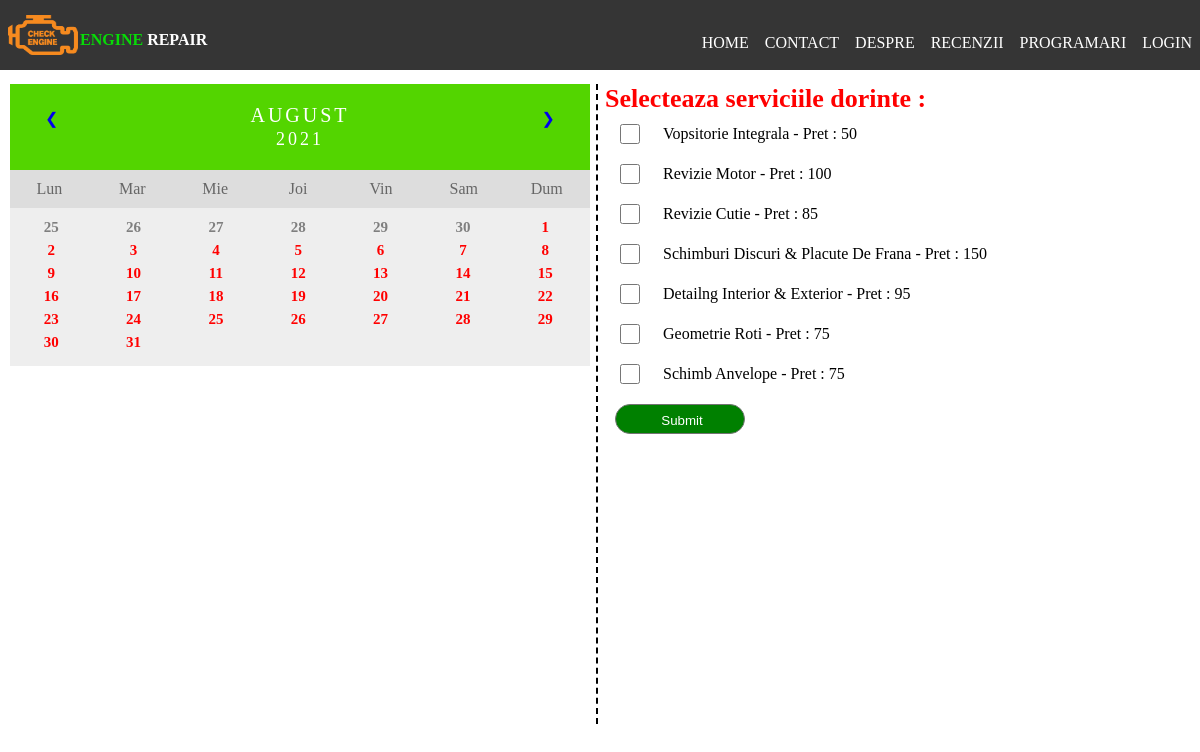
Screenshot of /pages/programari.php with the database file from the repository.
### tables this page shows
CREATE TABLE IF NOT EXISTS `db_servicii` (
  `ID` int(10) NOT NULL AUTO_INCREMENT,
  `SERVICIU` varchar(50) NOT NULL,
  `PRET` int(10) NOT NULL,
  PRIMARY KEY (`ID`)
);

### include/getZileOcupateProgramari.php (called while the page is built)
<?php
 $sql = "SELECT * FROM db_programari";
 $result = mysqli_query($db,$sql);
 if (mysqli_num_rows($result) > 0) {
    $contorZileOcupate=0;
    $vectorZileOcupate=array();
    while($row = mysqli_fetch_assoc($result))
    {
      $vectorZileOcupate[$contorZileOcupate]=$row['DATA'];
      $contorZileOcupate++;
    }
} else {
}
function verifData($dataCurenta,$vectorZileOcupate,$lenVector) {
    for($i=0;$i<$lenVector;$i++)
    {
        if($dataCurenta==$vectorZileOcupate[$i])
         return true;
    }
    return false;
}
 ?>

### include/getServicii.php (the view, shortened to what this page needs)
<?php
 $sql = "SELECT * FROM db_servicii";
 $result = mysqli_query($db,$sql);
 if (mysqli_num_rows($result) > 0) {
    while($row = mysqli_fetch_assoc($result))
    {
      echo "<p>".$row['SERVICIU']." - Pret : ".$row['PRET']."</p><input type='checkbox' name='services[]' class='serviciiProgramri' value='".$row["ID"]."'><br>";
    }
} else {
    echo "Momentan nu sunt servicii disponinile";
}
 ?>

### pages/programari.php (shortened to what this page needs)
<?php
   include('../include/session.php');
?>
<!DOCTYPE html>
<html>
<head>
  <link rel="stylesheet" type="text/css" href="../css/style.css">
  <link rel="stylesheet" type="text/css" href="../css/programari.css">
</head>
<body>
  <div id="wrap-header-programari">
    <div id="logo">
      <div id="logo1">
        <img id="icon" src="../images/ENGINE_REPAIRpng.png" alt="imagine" />
        <p id="text"> <span id='styleTitle'>ENGINE</span> REPAIR</p>
      </div>
      <div id="meniu">
        <ul id="meniul">
          <li class="menu"><a href="../index.php">HOME </a></li>
          <li class="menu"><a href="index.html">CONTACT </a></li>
          <li class="menu"><a href="index.html">DESPRE </a></li>
          <li class="menu"><a href="recenzii.php">RECENZII</a></li>
          <li class="menu"><a href="programari.php">PROGRAMARI </a></li>
          <?php
              if(isset($_SESSION['login_user'])){
                echo  '<li class="menu" id="btnLogOut"><a href="../include/logout.php">LOGOUT</a></li>';
                echo  '<li class="menu" id="usernameSession"><a>'.$login_session.'</a></li>';
              }else{
                echo '<li class="menu" onclick="enterCreditentials()" id="btnLogin"><a>LOGIN</a></li>';
              }
            ?>
        </ul>
      </div>
    </div>
    <div id="programari">
      <div id="leftProgramari">
              <?php include "../include/calendar.php"; ?>
      </div>
      <div id="rightProgramari">
         <b>Selecteaza serviciile dorinte : </b>
         <form action="../include/salveazaProgramare.php" method="post" id="selectServicesForm" onSubmit="return checkform()" >
           <?php include "../include/getServicii.php"; ?>
           <input type="submit" id="submitProgramari" value="Submit">
         </form>
      </div>
      <div id="resultProgramari">
      </div>
    </div>
  </div>
</body>
</html>

### include/calendar.php (shortened to what this page needs)
<?php
  include "getZileOcupateProgramari.php";
  $curentMonthNumber=date('n');
  $year=date('Y');
  $month_text= ['Ianuari','Februarie','Martie','Aprilie','Mai','Iunie','Iulie','August','Septembrie','Octombrie','Noiembrie','Decembrie'];
 if (isset($_GET['month'])){
    if($_GET['month']<=12){
          $monthChange=$_GET['month'];
    }else {
            $monthChange=1;
    }
 }
 else{
    $monthChange=$curentMonthNumber;
 }
$month=date('l',mktime(0,0,0,$monthChange,1,$year));
switch ($month) {
  case 'Sunday':
        $firstDayOfMonth=7;
        break;
}
$daysOf_Month=date('t',mktime(0,0,0,$monthChange,25,$year));
$daysOf_Month_old=date('t',mktime(0,0,0,$monthChange-1,25,$year));
?>
<div id="wrap-calendar">
  <div class="month">
    <ul>
      <a href="programari.php?month=<?php if ($monthChange==1) {echo 12;} elseif($monthChange<$curentMonthNumber){echo $monthChange-1;}else{echo $monthChange-1;}?>"
         class="prev">&#10094;</a>
      <a href="programari.php?month=<?php if ($monthChange==12) {echo 1;} elseif($monthChange<$curentMonthNumber){echo $monthChange+1;}else{echo $monthChange+1;}?>" class="next">&#10095;</a>
    <li id="ctm">
      <?php echo $month_text[$monthChange-1]; ?><br>
      <span style="font-size:18px"><?php echo $year; ?></span>
    </li>
  </ul>
</div>
<ul class="weekdays">
  <li>Lun</li>
  <li>Mar</li>
  <li>Mie</li>
  <li>Joi</li>
  <li>Vin</li>
  <li>Sam</li>
  <li>Dum</li>
</ul>
<ul class="days">
<?php
 if ($firstDayOfMonth==1) {
  $i=1;
  while($i<=$daysOf_Month)
  {
    if($i<10)
    $i2='0'.$i;
    else
    $i2=$i;
    if(verifData($year."-".$monthChange."-".$i2,$vectorZileOcupate,$contorZileOcupate))
    echo '<li id="selected'.$i.'" onclick="notSelect()" ><span title="Zi Ocupata" class="ziOcupata">'.$i.'</span></li>';
  else
    echo '<li id="selected'.$i.'" onclick="selecteazaDataProgramare('.$year.','.$monthChange.','.$i.','.$daysOf_Month.')">'.$i.'</li>';
      $i++;
  }
}else{
  for ($j=$daysOf_Month_old-$firstDayOfMonth+1;$j<$daysOf_Month_old; $j++) {
     echo '<li><span class="old_day">'.$j.'</span></li>';
  }
  $i=1;
  while($i<=$daysOf_Month)
  {
    if($i<10)
    $i2='0'.$i;
    else
    $i2=$i;
    if(verifData($year."-".$monthChange."-".$i2,$vectorZileOcupate,$contorZileOcupate))
      echo '<li id="selected'.$i.'" onclick="notSelect()" ><span title="Zi Ocupata" class="ziOcupata">'.$i.'</span></li>';
    else
      echo '<li id="selected'.$i.'" onclick="selecteazaDataProgramare('.$year.','.$monthChange.','.$i.','.$daysOf_Month.')">'.$i.'</li>';
    $i++;
  }
}
?>
</ul>
</div>

### css/style.css (style rules this page uses)
body { margin: 0px; }
#logo { display:inline-block; width:100%; height: 70px; background-color:#353535; }
#logo1 { width: 300px; height: 70px; line-height: 70px; float: left; }
#text { float: left; margin: 5px 10px; font-weight: bold; color:white; }
img#icon { width: 70px; float: left; display: block; height: 40px; top: 15px; position: relative; left: 8px; }
.menu { float:left ; }
div#meniu { float: right; top: 0px; position: relative; }
#meniul { list-style-type: none; margin: 0; padding: 0; overflow: hidden; height: 70px; line-height: 70px; }
#styleTitle { color:#07dc07; }
.menu a { display: block; padding: 8px; color: #fff; text-decoration: none; }
input { height: 30px; width: calc(100% - 20px); margin: 10px; outline: none; border: 1px solid #737373; background: white; padding-left: 10px; border-radius: 18px; }

### css/programari.css (style rules this page uses)
#leftProgramari,#rightProgramari { margin: 10px 5px 10px 10px; width: calc(50% - 20px); }
#resultProgramari { position: absolute; top:350px; height: 230px; width:calc(50% - 20px); margin:10px; }
#rightProgramari { overflow-y: auto; position: fixed; right: 10px; height: 80%; border-left: 2px dashed #000; padding-left: 7px; }
#programari { display: flex; width: 100%; }
#rightProgramari b { font-size: 26px; color: #ff0000; font-family: none; }
#selectServicesForm p { height: 30px; cursor: pointer; width: 90%; line-height: 30px; margin: 5px 0px; padding: 0px; float: right; }
#selectServicesForm input[type="checkbox"] { cursor: pointer; height: 20px; line-height: 30px; width: 30px; }
input#submitProgramari { width: 130px; height: 30px; line-height: 30px; background: green; color: white; cursor: pointer; }
#wrap-calendar { box-sizing: border-box; width: 100%; float: left; }
.month { box-sizing: border-box; padding: 20px 25px; width: 100%; background: #53d500; text-align: center; }
.month ul { list-style-type: none; margin: 0; padding: 0; }
.month ul li { color: white; font-size: 20px; text-transform: uppercase; letter-spacing: 3px; }
.month .prev { float: left; }
.month .next { float: right; }
.month .prev ,.month .next { padding: 5px 10px; text-decoration: none; }
.weekdays { margin: 0; padding: 10px 0; background-color: #ddd; }
.weekdays li { display: inline-block; width: 13.6%; color: #666; text-align: center; }
.days { padding: 10px 0; background: #eee; margin: 0; }
.days li { position: relative; list-style-type: none; display: inline-block; width: 14.2%; text-align: center; margin-bottom: 5px; font-size:15px; font-weight: bold; color: red; }
.days li .old_day { color: #7f7f7f; }

### rows the page displays
db_servicii: SERVICIU "Vopsitorie Integrala", PRET "50"
db_servicii: SERVICIU "Revizie Motor", PRET "100"
db_servicii: SERVICIU "Revizie Cutie", PRET "85"
db_servicii: SERVICIU "Schimburi Discuri & Placute De Frana", PRET "150"
db_servicii: SERVICIU "Detailng Interior & Exterior", PRET "95"
db_servicii: SERVICIU "Geometrie Roti", PRET "75"
db_servicii: SERVICIU "Schimb Anvelope", PRET "75"

### other values shown
$month_text[$monthChange-1] "AUGUST"
